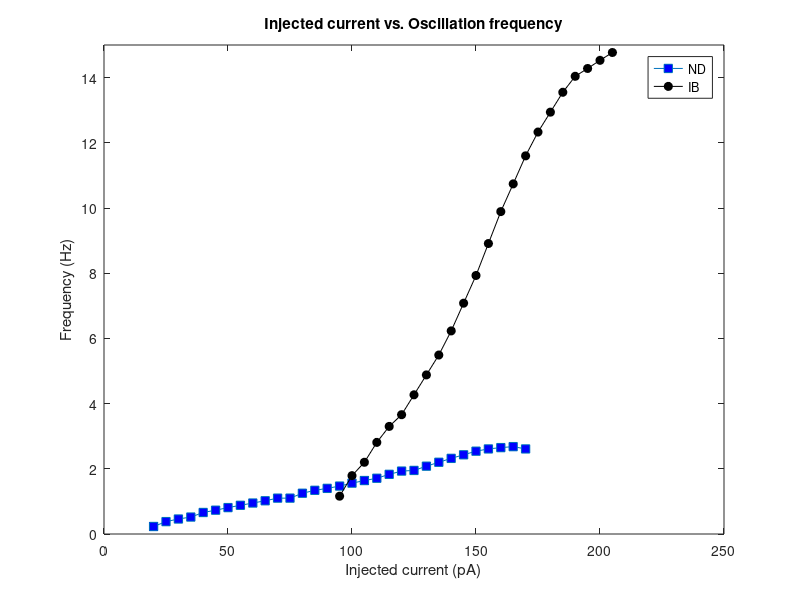

The MATLAB script that drew this image:
% The script comparing a 'Network Driver' (ND) and an intrinsically
% bursting (IB) cells in terms of their oscillation frequencies.

clc
close all
clear all
format long

% NDdc = [21 (25:5:155) 158];
% ND = [0.21, 0.37, 0.48, 0.56, 0.64, 0.71, 0.80, 0.88, 0.94, 1.02, 1.10,...
%     1.17, 1.22, 1.28, 1.40, 1.46, 1.56, 1.62, 1.74, 1.83, 1.91, 1.98,...
%     2.08, 2.23, 2.26, 2.35, 2.41, 2.47, 2.47];
%ND = [];
% IBdc = [(95:5:210) 214];
% IB = [1.50, 1.56, 2.08, 2.53, 2.96, 3.42, 3.91, 4.43, 4.97, 5.55, 6.20,...
%     6.93, 7.72, 8.61, 9.52, 10.47, 11.35, 12.18, 12.88, 13.46, 13.92,...
%     14.25, 14.43, 14.43, 14.30];

NDdc = [20:5:170];
ND = [0.23 0.38 0.46 0.52 0.66 0.73 0.81 0.88 0.95 1.02 1.10 1.10 1.25...
    1.34 1.40 1.47 1.56 1.64 1.71 1.83 1.93 1.95 2.08 2.20 2.32 2.43 2.54...
    2.61 2.65 2.68 2.61];
IBdc = (95:5:205);
IB = [1.16 1.79 2.20 2.81 3.30 3.66 4.27 4.88 5.49 6.23 7.08 7.93 8.91...
    9.89 10.74 11.60 12.33 12.94 13.55 14.04 14.28 14.53 14.77];

figure('Units', 'normalized', 'Position', [0, .01, .48, .89]);
plot(NDdc, ND, '-s', 'MarkerFaceColor','b')
hold on
plot(IBdc, IB, '-ko', 'MarkerFaceColor','k')
hold off
titleStr = sprintf('Injected current vs. Oscillation frequency');
set(gcf,'name',titleStr)
title(titleStr)
xlabel('Injected current (pA)')
ylabel('Frequency (Hz)')
xlim([0 250])
ylim([0 15])
legend('ND', 'IB')